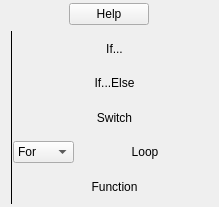
<?xml version="1.0" encoding="UTF-8"?>
<ui version="4.0">
 <class>ExtraGUIToolBar</class>
 <widget class="QWidget" name="ExtraGUIToolBar">
  <property name="geometry">
   <rect>
    <x>0</x>
    <y>0</y>
    <width>219</width>
    <height>207</height>
   </rect>
  </property>
  <property name="palette">
   <palette>
    <active>
     <colorrole role="Base">
      <brush brushstyle="SolidPattern">
       <color alpha="255">
        <red>212</red>
        <green>208</green>
        <blue>200</blue>
       </color>
      </brush>
     </colorrole>
    </active>
    <inactive>
     <colorrole role="Base">
      <brush brushstyle="SolidPattern">
       <color alpha="255">
        <red>212</red>
        <green>208</green>
        <blue>200</blue>
       </color>
      </brush>
     </colorrole>
    </inactive>
    <disabled>
     <colorrole role="Base">
      <brush brushstyle="SolidPattern">
       <color alpha="255">
        <red>212</red>
        <green>208</green>
        <blue>200</blue>
       </color>
      </brush>
     </colorrole>
    </disabled>
   </palette>
  </property>
  <property name="focusPolicy">
   <enum>Qt::NoFocus</enum>
  </property>
  <property name="windowTitle">
   <string>Extra GUI</string>
  </property>
  <layout class="QVBoxLayout" name="verticalLayout">
   <property name="spacing">
    <number>-1</number>
   </property>
   <property name="margin">
    <number>3</number>
   </property>
   <item>
    <layout class="QHBoxLayout" name="horizontalLayout">
     <item>
      <widget class="QPushButton" name="help">
       <property name="sizePolicy">
        <sizepolicy hsizetype="Maximum" vsizetype="Maximum">
         <horstretch>0</horstretch>
         <verstretch>0</verstretch>
        </sizepolicy>
       </property>
       <property name="font">
        <font>
         <weight>50</weight>
         <bold>false</bold>
        </font>
       </property>
       <property name="toolTip">
        <string>How to use this toolbar</string>
       </property>
       <property name="text">
        <string>Help</string>
       </property>
       <property name="icon">
        <iconset resource="../rc/extra_gui.qrc">
         <normaloff>:/shortcuts/extraGUI/help.png</normaloff>:/shortcuts/extraGUI/help.png</iconset>
       </property>
       <property name="iconSize">
        <size>
         <width>14</width>
         <height>14</height>
        </size>
       </property>
       <property name="default">
        <bool>false</bool>
       </property>
       <property name="flat">
        <bool>false</bool>
       </property>
      </widget>
     </item>
    </layout>
   </item>
   <item>
    <layout class="QGridLayout" name="gridLayout">
     <property name="spacing">
      <number>0</number>
     </property>
     <item row="0" column="0">
      <widget class="QLabel" name="ifLabel">
       <property name="sizePolicy">
        <sizepolicy hsizetype="Maximum" vsizetype="Preferred">
         <horstretch>20</horstretch>
         <verstretch>0</verstretch>
        </sizepolicy>
       </property>
       <property name="toolTip">
        <string>New conditional &quot;if&quot; statement</string>
       </property>
       <property name="text">
        <string/>
       </property>
       <property name="pixmap">
        <pixmap resource="../rc/extra_gui.qrc">:/shortcuts/extraGUI/question.png</pixmap>
       </property>
      </widget>
     </item>
     <item row="0" column="1" rowspan="5">
      <widget class="Line" name="line">
       <property name="frameShadow">
        <enum>QFrame::Plain</enum>
       </property>
       <property name="orientation">
        <enum>Qt::Vertical</enum>
       </property>
      </widget>
     </item>
     <item row="0" column="2" colspan="2">
      <widget class="QPushButton" name="conditionalIf">
       <property name="sizePolicy">
        <sizepolicy hsizetype="Minimum" vsizetype="Expanding">
         <horstretch>0</horstretch>
         <verstretch>0</verstretch>
        </sizepolicy>
       </property>
       <property name="toolTip">
        <string>New conditional &quot;if&quot; statement</string>
       </property>
       <property name="text">
        <string>If...</string>
       </property>
       <property name="default">
        <bool>false</bool>
       </property>
       <property name="flat">
        <bool>true</bool>
       </property>
      </widget>
     </item>
     <item row="1" column="0">
      <widget class="QLabel" name="ifElseLabel">
       <property name="sizePolicy">
        <sizepolicy hsizetype="Maximum" vsizetype="Preferred">
         <horstretch>20</horstretch>
         <verstretch>0</verstretch>
        </sizepolicy>
       </property>
       <property name="toolTip">
        <string>New conditional statement with branches</string>
       </property>
       <property name="pixmap">
        <pixmap resource="../rc/extra_gui.qrc">:/shortcuts/extraGUI/if_else.PNG</pixmap>
       </property>
      </widget>
     </item>
     <item row="1" column="2" colspan="2">
      <widget class="QPushButton" name="ifElse">
       <property name="sizePolicy">
        <sizepolicy hsizetype="Minimum" vsizetype="Expanding">
         <horstretch>0</horstretch>
         <verstretch>0</verstretch>
        </sizepolicy>
       </property>
       <property name="toolTip">
        <string>New conditional statement with branches</string>
       </property>
       <property name="text">
        <string>If...Else</string>
       </property>
       <property name="default">
        <bool>false</bool>
       </property>
       <property name="flat">
        <bool>true</bool>
       </property>
      </widget>
     </item>
     <item row="2" column="0">
      <widget class="QLabel" name="switchLabel">
       <property name="sizePolicy">
        <sizepolicy hsizetype="Maximum" vsizetype="Preferred">
         <horstretch>20</horstretch>
         <verstretch>0</verstretch>
        </sizepolicy>
       </property>
       <property name="toolTip">
        <string>New switch for variable</string>
       </property>
       <property name="text">
        <string/>
       </property>
       <property name="pixmap">
        <pixmap resource="../rc/extra_gui.qrc">:/shortcuts/extraGUI/switch.PNG</pixmap>
       </property>
      </widget>
     </item>
     <item row="2" column="2" colspan="2">
      <widget class="QPushButton" name="conditionalSwitch">
       <property name="sizePolicy">
        <sizepolicy hsizetype="Minimum" vsizetype="Expanding">
         <horstretch>0</horstretch>
         <verstretch>0</verstretch>
        </sizepolicy>
       </property>
       <property name="toolTip">
        <string>New switch for variable</string>
       </property>
       <property name="text">
        <string>Switch</string>
       </property>
       <property name="default">
        <bool>false</bool>
       </property>
       <property name="flat">
        <bool>true</bool>
       </property>
      </widget>
     </item>
     <item row="3" column="0">
      <widget class="QLabel" name="loopLabel">
       <property name="sizePolicy">
        <sizepolicy hsizetype="Maximum" vsizetype="Preferred">
         <horstretch>20</horstretch>
         <verstretch>0</verstretch>
        </sizepolicy>
       </property>
       <property name="toolTip">
        <string>New loop</string>
       </property>
       <property name="text">
        <string/>
       </property>
       <property name="pixmap">
        <pixmap resource="../rc/extra_gui.qrc">:/shortcuts/extraGUI/loop.png</pixmap>
       </property>
      </widget>
     </item>
     <item row="3" column="3">
      <widget class="QPushButton" name="loop">
       <property name="sizePolicy">
        <sizepolicy hsizetype="Minimum" vsizetype="Expanding">
         <horstretch>0</horstretch>
         <verstretch>0</verstretch>
        </sizepolicy>
       </property>
       <property name="toolTip">
        <string>New loop</string>
       </property>
       <property name="text">
        <string>Loop</string>
       </property>
       <property name="default">
        <bool>false</bool>
       </property>
       <property name="flat">
        <bool>true</bool>
       </property>
      </widget>
     </item>
     <item row="3" column="2">
      <widget class="QComboBox" name="loopComboBox">
       <property name="sizePolicy">
        <sizepolicy hsizetype="Maximum" vsizetype="Maximum">
         <horstretch>0</horstretch>
         <verstretch>0</verstretch>
        </sizepolicy>
       </property>
       <property name="palette">
        <palette>
         <active>
          <colorrole role="Base">
           <brush brushstyle="SolidPattern">
            <color alpha="255">
             <red>212</red>
             <green>208</green>
             <blue>200</blue>
            </color>
           </brush>
          </colorrole>
         </active>
         <inactive>
          <colorrole role="Base">
           <brush brushstyle="SolidPattern">
            <color alpha="255">
             <red>212</red>
             <green>208</green>
             <blue>200</blue>
            </color>
           </brush>
          </colorrole>
         </inactive>
         <disabled>
          <colorrole role="Base">
           <brush brushstyle="SolidPattern">
            <color alpha="255">
             <red>212</red>
             <green>208</green>
             <blue>200</blue>
            </color>
           </brush>
          </colorrole>
         </disabled>
        </palette>
       </property>
       <property name="toolTip">
        <string>Select the type of loop</string>
       </property>
       <property name="frame">
        <bool>true</bool>
       </property>
       <item>
        <property name="text">
         <string>For</string>
        </property>
       </item>
       <item>
        <property name="text">
         <string>While</string>
        </property>
       </item>
      </widget>
     </item>
     <item row="4" column="0">
      <widget class="QLabel" name="functionLabel">
       <property name="sizePolicy">
        <sizepolicy hsizetype="Maximum" vsizetype="Preferred">
         <horstretch>20</horstretch>
         <verstretch>0</verstretch>
        </sizepolicy>
       </property>
       <property name="toolTip">
        <string>New function and function prototype</string>
       </property>
       <property name="text">
        <string/>
       </property>
       <property name="pixmap">
        <pixmap resource="../rc/extra_gui.qrc">:/shortcuts/extraGUI/function.png</pixmap>
       </property>
      </widget>
     </item>
     <item row="4" column="2" colspan="2">
      <widget class="QPushButton" name="function">
       <property name="sizePolicy">
        <sizepolicy hsizetype="Minimum" vsizetype="Expanding">
         <horstretch>0</horstretch>
         <verstretch>0</verstretch>
        </sizepolicy>
       </property>
       <property name="cursor">
        <cursorShape>ArrowCursor</cursorShape>
       </property>
       <property name="mouseTracking">
        <bool>false</bool>
       </property>
       <property name="toolTip">
        <string>New function and function prototype</string>
       </property>
       <property name="text">
        <string>Function</string>
       </property>
       <property name="default">
        <bool>false</bool>
       </property>
       <property name="flat">
        <bool>true</bool>
       </property>
      </widget>
     </item>
    </layout>
   </item>
  </layout>
 </widget>
 <resources>
  <include location="../rc/extra_gui.qrc"/>
  <include location="../rc/extra_gui.qrc"/>
  <include location="../rc/extra_gui.qrc"/>
 </resources>
 <connections/>
</ui>
